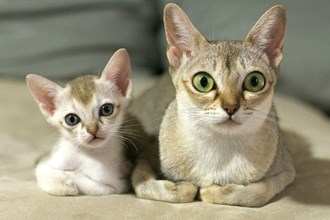
%> input picture Project1/cat.jpg, 330 x 220 px
$ octave HalfToning.m   (GNU Octave 9; MATLAB toolbox functions it lacks are replaced by stand-ins)
%> lines starting %> are read from the running program, lines starting %| are printed output that depends on the picture
t1 = [0 0 0 ; 0 0 0 ; 0 0 0];
t2 = [0 1 0 ; 0 0 0 ; 0 0 0];
t3 = [0 1 0 ; 0 0 0 ; 0 0 1];
t4 = [1 1 0 ; 0 0 0 ; 0 0 1];
t5 = [1 1 0 ; 0 0 0 ; 1 0 1];
t6 = [1 1 1 ; 0 0 0 ; 1 0 1];
t7 = [1 1 1 ; 0 0 1 ; 1 0 1];
t8 = [1 1 1 ; 0 0 1 ; 1 1 1];
t9 = [1 1 1 ; 1 0 1 ; 1 1 1];
t10 = [1 1 1 ; 1 1 1 ; 1 1 1];
h = 1;% hieght index of hTone image
w = 1;% width index of hTone image
img = imread('cat.jpg');
%> img is the input picture: size 220x330x3 uint8; mean R, G, B 150.8, 144.5, 122.2
img_gray = rgb2gray(img);%converted to grayscale
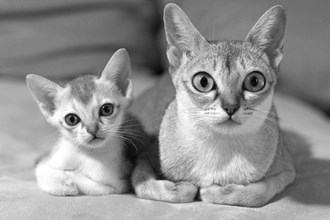
%> img_gray: size 220x330 uint8; min 2, max 255, mean 143.9
img_size = size(img_gray);%size of original image
%> img_size = [220 330]
img_size_scaled = img_size*3;%scaled for halftoning
%> img_size_scaled = [660 990]
ht_img = zeros(img_size_scaled(1,1),img_size_scaled(1,2));%initialize output image halftoned
for x=1:img_size(1,2)%concatenating for each pixel in ht_img
    for y=1:img_size(1,1)
      if 0 > img_gray(y,x) > 22
          ht_img(h,w)=t10;
      elseif 22> img_gray(y,x) > 48
          ht_img(h,w)=t9;
      elseif 48> img_gray(y,x) > 74
          ht_img(h,w)=t8;
      elseif 74> img_gray(y,x) > 100
          ht_img(h,w)=t7;
      elseif 100> img_gray(y,x) > 126
          ht_img(h,w)=t6;
      elseif 126> img_gray(y,x) > 152
          ht_img(h,w)=t5;
      elseif 152> img_gray(y,x) > 178
          ht_img(h,w)=t4;
      elseif 178> img_gray(y,x) > 204
          ht_img(h,w)=t3;
      elseif 204> img_gray(y,x) > 230
          ht_img(h,w)=t2;
      elseif 230> img_gray(y,x) > 255
          ht_img(h,w)= t1;
      end
      h=h+3;
    end
    w=w+3;
end
%> ht_img: size 660x990 double; every value is 0
%> after the loop, h = 217801; w = 991
